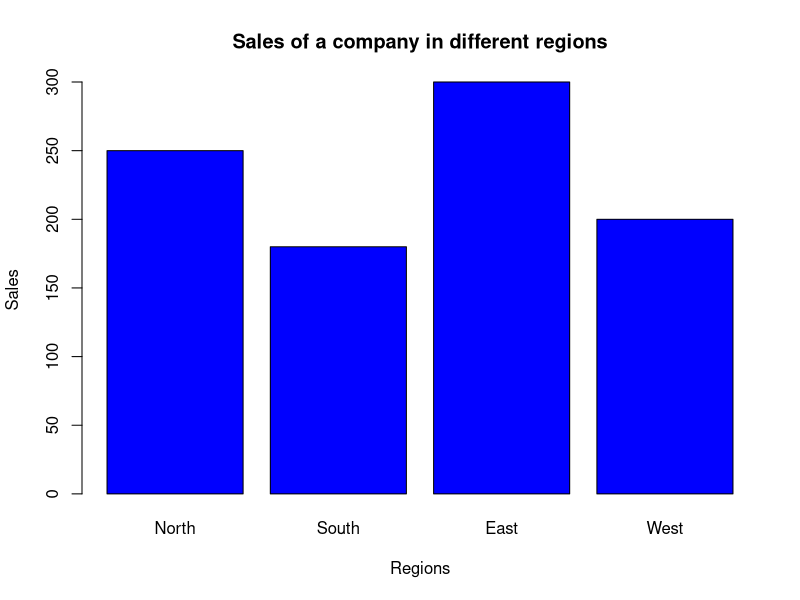

Write the R code that produced this figure.
v<-c(250,180,300,200)
labels<-c("North","South","East","West")
png(file="Q1D2.jpg")
barplot(v,names.arg=labels,xlab="Regions",ylab="Sales",main="Sales of a company in different regions",col="blue")
dev.off()